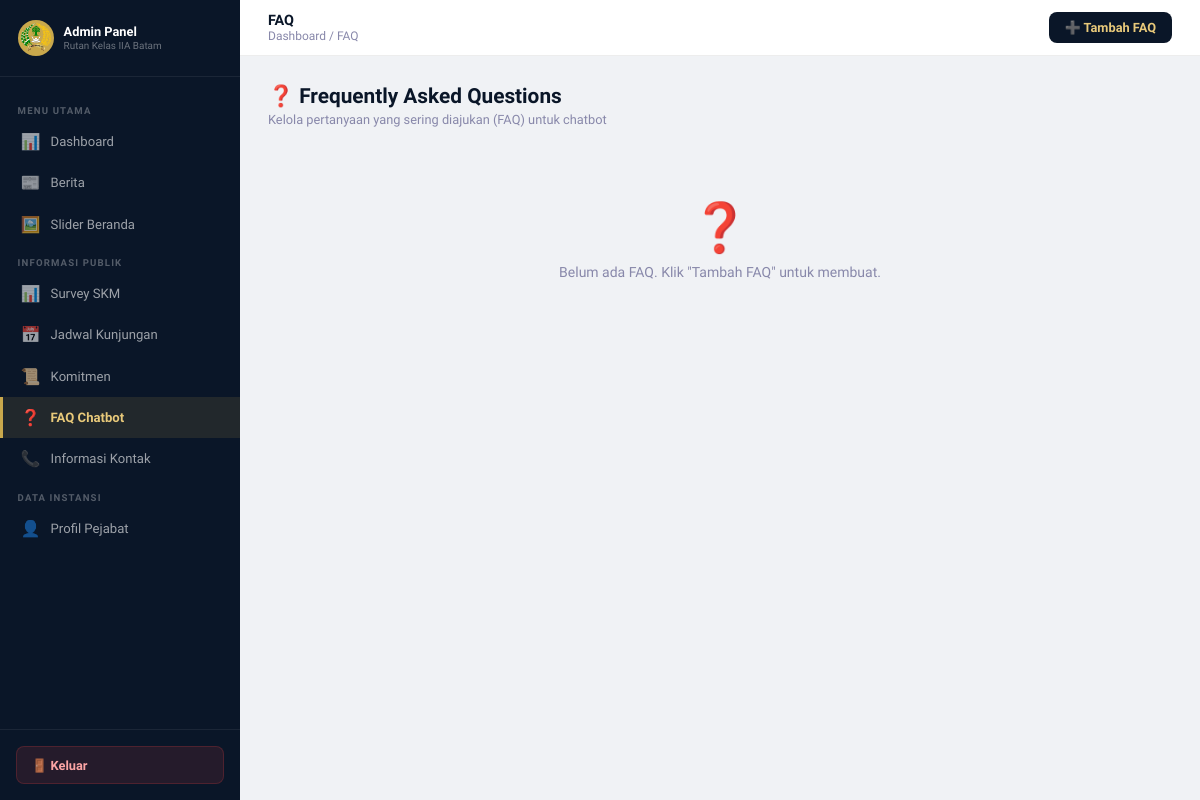
Before: /admin/faq.php (signed in) with the older database file.
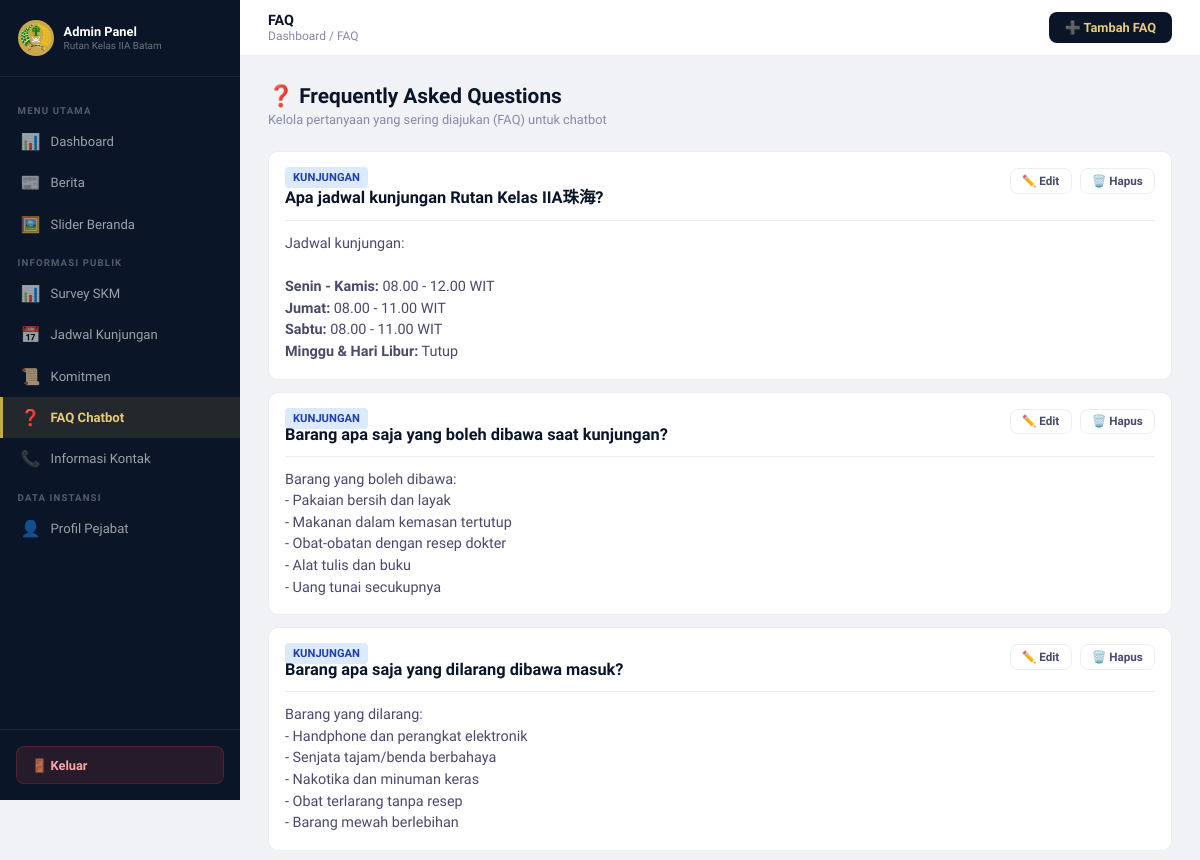
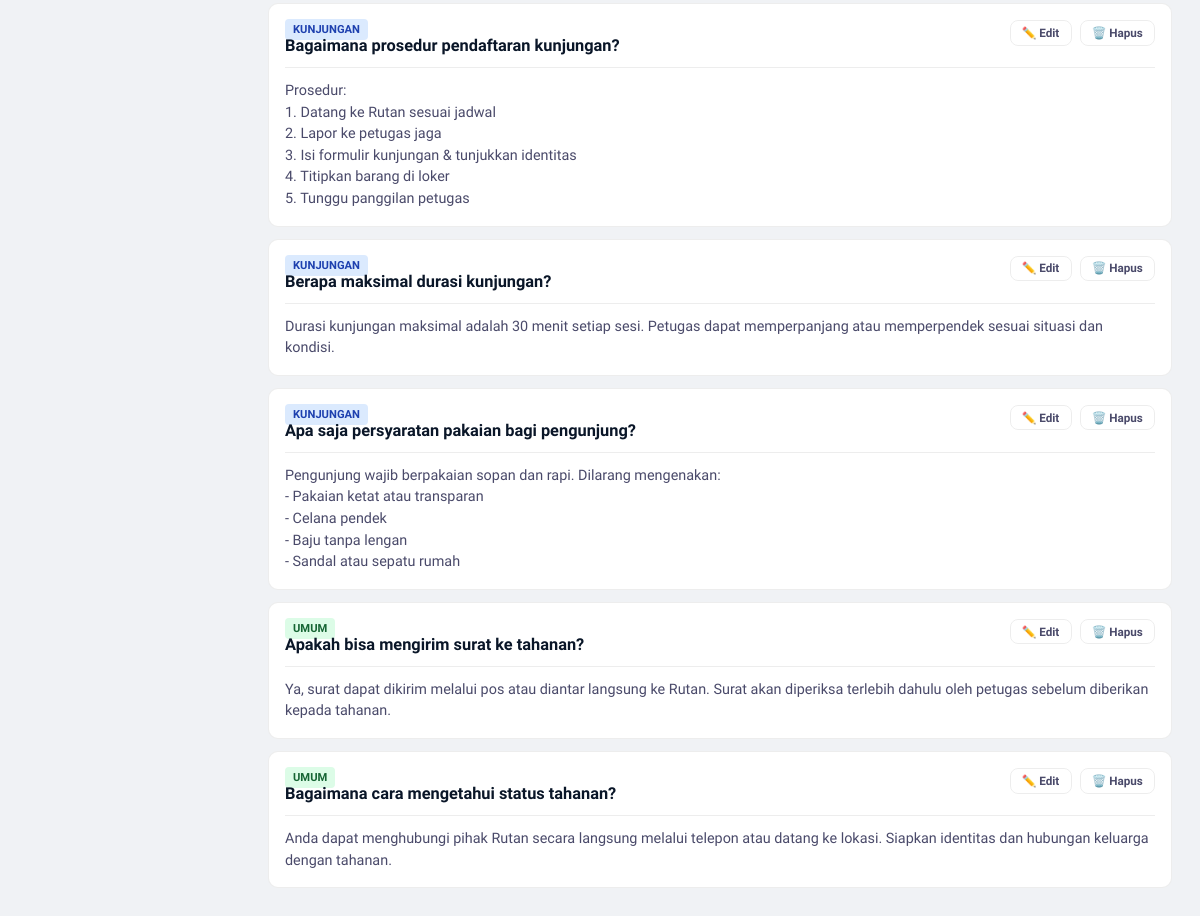
After: the same page with the newer database file (2 pictures, top to bottom).
### tables this page shows
CREATE TABLE `faq` (
  `id`          INT AUTO_INCREMENT PRIMARY KEY,
  `pertanyaan`  VARCHAR(255) NOT NULL,
  `jawaban`     TEXT NOT NULL,
  `kategori`    ENUM('kunjungan','umum','layanan') DEFAULT 'umum',
  `urutan`      INT DEFAULT 0,
  `aktif`       TINYINT(1) DEFAULT 1,
  `created_at`  TIMESTAMP DEFAULT CURRENT_TIMESTAMP,
  `updated_at`  TIMESTAMP DEFAULT CURRENT_TIMESTAMP ON UPDATE CURRENT_TIMESTAMP
);

### admin/faq.php (the view, shortened to what this page needs)
<?php
$db = getDB();
$faqs = $db->query("SELECT * FROM faq ORDER BY urutan ASC")->fetchAll();
?>
<!DOCTYPE html>
<html lang="id">
<head>
  <link rel="stylesheet" href="css/admin.css"/>
</head>
<body>
<div class="admin-layout">
<?php include __DIR__ . '/includes/sidebar.php'; ?>
<div class="admin-main">
  <header class="admin-topbar">
    <div class="topbar-left">
      <div>
        <div class="topbar-page-title">FAQ</div>
        <div class="topbar-breadcrumb">Dashboard / FAQ</div>
      </div>
    </div>
    <div class="topbar-right">
      <button class="btn btn-primary" onclick="bukaModal()">➕ Tambah FAQ</button>
    </div>
  </header>
  <div class="admin-content">
    <div class="admin-page-header">
      <div>
        <div class="admin-page-title">❓ Frequently Asked Questions</div>
        <div class="admin-page-desc">Kelola pertanyaan yang sering diajukan (FAQ) untuk chatbot</div>
      </div>
    </div>
    <div id="faqList">
      <?php foreach ($faqs as $faq): ?>
        <div class="faq-item" data-id="<?= $faq['id'] ?>">
          <div class="faq-header">
            <div>
              <span class="faq-kategori <?= $faq['kategori'] ?>"><?= strtoupper($faq['kategori']) ?></span>
              <h3 class="faq-pertanyaan"><?= htmlspecialchars($faq['pertanyaan']) ?></h3>
            </div>
            <div class="faq-actions">
              <button class="btn btn-outline btn-sm" onclick="editFaq(<?= $faq['id'] ?>, '<?= htmlspecialchars($faq['pertanyaan'], ENT_QUOTES) ?>', '<?= htmlspecialchars($faq['jawaban'], ENT_QUOTES) ?>', '<?= $faq['kategori'] ?>', <?= $faq['aktif'] ?>)">✏️ Edit</button>
              <button class="btn btn-outline btn-sm" onclick="hapusFaq(<?= $faq['id'] ?>)">🗑️ Hapus</button>
            </div>
          </div>
          <div class="faq-jawaban"><?= $faq['jawaban'] ?></div>
        </div>
      <?php endforeach; ?>
      <?php if (empty($faqs)): ?>
        <div style="text-align: center; padding: 3rem; color: var(--text-light);">
          <div style="font-size: 3rem; margin-bottom: 0.5rem;">❓</div>
          <div>Belum ada FAQ. Klik "Tambah FAQ" untuk membuat.</div>
        </div>
      <?php endif; ?>
    </div>
  </div>
</div>
</body>
</html>

Changed rows visible on the page:
added faq: kategori "KUNJUNGAN", pertanyaan "Apa jadwal kunjungan Rutan Kelas IIA珠海?", jawaban "Jadwal kunjungan: Senin - Kamis: 08.00 - 12.00 WIT Jumat: 08.00 - 11.00 WIT Sabtu: 08.00 - 11.00 WIT Minggu & Hari Libur: Tutup"
added faq: kategori "KUNJUNGAN", pertanyaan "Barang apa saja yang boleh dibawa saat kunjungan?", jawaban "Barang yang boleh dibawa: - Pakaian bersih dan layak - Makanan dalam kemasan tertutup - Obat-obatan dengan resep dokter - Alat tulis dan buku - Uang tunai secukupnya"
added faq: kategori "KUNJUNGAN", pertanyaan "Barang apa saja yang dilarang dibawa masuk?", jawaban "Barang yang dilarang: - Handphone dan perangkat elektronik - Senjata tajam/benda berbahaya - Nakotika dan minuman keras - Obat terlarang tanpa resep - Barang mewah berlebihan"
added faq: kategori "KUNJUNGAN", pertanyaan "Bagaimana prosedur pendaftaran kunjungan?", jawaban "Prosedur: 1. Datang ke Rutan sesuai jadwal 2. Lapor ke petugas jaga 3. Isi formulir kunjungan & tunjukkan identitas 4. Titipkan barang di loker 5. Tunggu panggilan petugas"
added faq: kategori "KUNJUNGAN", pertanyaan "Berapa maksimal durasi kunjungan?", jawaban "Durasi kunjungan maksimal adalah 30 menit setiap sesi. Petugas dapat memperpanjang atau memperpendek sesuai situasi dan kondisi."
added faq: kategori "KUNJUNGAN", pertanyaan "Apa saja persyaratan pakaian bagi pengunjung?", jawaban "Pengunjung wajib berpakaian sopan dan rapi. Dilarang mengenakan: - Pakaian ketat atau transparan - Celana pendek - Baju tanpa lengan - Sandal atau sepatu rumah"
added faq: kategori "UMUM", pertanyaan "Apakah bisa mengirim surat ke tahanan?", jawaban "Ya, surat dapat dikirim melalui pos atau diantar langsung ke Rutan. Surat akan diperiksa terlebih dahulu oleh petugas sebelum diberikan kepada tahanan."
added faq: kategori "UMUM", pertanyaan "Bagaimana cara mengetahui status tahanan?", jawaban "Anda dapat menghubungi pihak Rutan secara langsung melalui telepon atau datang ke lokasi. Siapkan identitas dan hubungan keluarga dengan tahanan."
Other visible differences:
text no longer shown: "❓ Belum ada FAQ. Klik \"Tambah FAQ\" untuk membuat."
